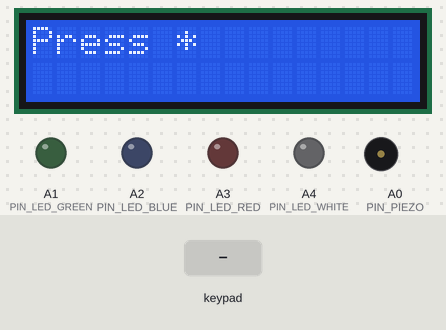
Simulated run of this sketch. Board: Arduino Uno, built with avr-gcc and run on an emulated ATmega328P. Parts: 16×2 character LCD, output pins drawn as LEDs (lit = HIGH), buzzer (waves = sounding). Inputs (shaded band) come from the test bench. Random numbers use the default seed unless the sketch sets one; the audio player accepts every command and is not drawn.

Above: at 1.9 s.
2.0 s: key '*' pressed
At 2.5 s:
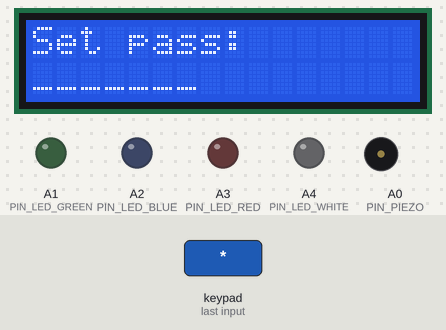
3.5 s: keypad keys 1 3 9 7 2 2 2 pressed 0.4 s apart
At 3.71 s:
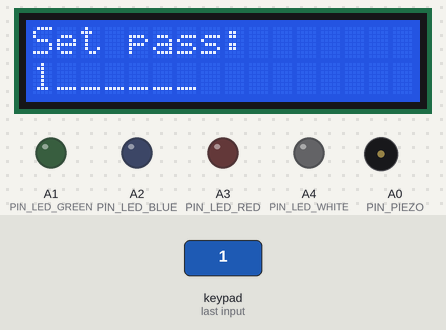
At 6.7 s:
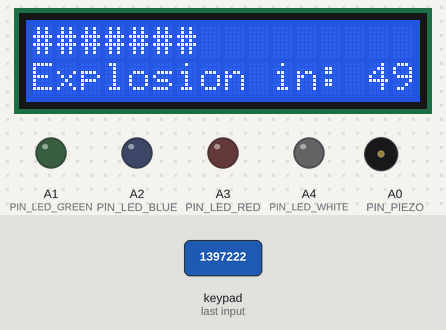
Timing chart, 0 to 55.6 s (numbered marks = the images above; inputs shaded):
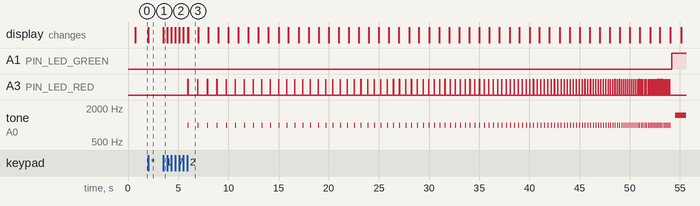

The sketch:

CS2BombAirsoft.ino
```cpp
#include <Keypad.h>
#include <LiquidCrystal_I2C.h>
#include <DFRobotDFPlayerMini.h>
#include <SoftwareSerial.h>

// BOMB STATES
const int BOMB_IDLE = 0;
const int BOMB_PLANTING = 1;
const int BOMB_PLANTED = 2;
const int BOMB_DEFUSED = 3;
const int BOMB_EXPLODING = 4;
const int BOMB_EXPLODED = 5;

// BOMB CONFIG
const int BOMB_TIME = 50; // seconds

// HARDWARE CONFIG
const int KEYPAD_ROWS = 4;
const int KEYPAD_COLS = 3;
char KEYPAD_KEYMAP[KEYPAD_ROWS][KEYPAD_COLS] = {
    {'1', '2', '3'},
    {'4', '5', '6'},
    {'7', '8', '9'},
    {'*', '0', '#'}
};
// SOFTWARE CONFIG
const int BOMB_CODE_LEGTH = 7;
const char BOMB_BEGIN_PLANT_BTN = '*';
const char BOMB_BEGIN_DEFUSE_BTN = '#';
const int BOMB_DEFUSE_TIME = 5; // seconds

// sounds
const int SOUND_LOC_T_EXPODED = 2;
const int SOUND_LOC_T_PLANTED = 5;
const int SOUND_LOC_CT_DEFUSED = 7;
const int SOUND_LOC_CT_DEFUSING = 4;
const int SOUND_LOC_CT_WIN = 3;
const int SOUND_LOC_T_WIN = 1;
const int SOUND_LOC_T_PLANTING = 6;

// PINS DECLARATION
byte PINS_KEYPAD_ROWS[KEYPAD_ROWS] = {9, 8, 7, 6};
byte PINS_KEYPAD_COLS[KEYPAD_COLS] = {13, 10, 5};

const int PIN_PIEZO = A0;
const int PIN_LED_RED = A3;
const int PIN_LED_GREEN = A1;
const int PIN_LED_WHITE = A4;
const int PIN_LED_BLUE = A2;

const int PIN_RX_TX_SOUNDSYS[] = {11, 12};

// INTERNAL VARIABLES
int bombState = BOMB_IDLE;

int bombCurrentTimeLeft = 0;
long bombLastBeepTime = 0;
long bombDetonationStart = 0;
String bombPlantedPassword = "";

char keyPadLastKey = false;
char keyPadCurrentKey = false;
bool keyPadIsHolding = false;

bool isDefusing = false;
long defusingStartTime = 0;
int def_currentNumber = 0;
int def_currentAttempt = 0;
int def_lastNumberChange = 0;
bool needDisplayUpdate = true;

// init
LiquidCrystal_I2C lcd_1(0x27, 16, 2);
Keypad KEY_PAD = Keypad(makeKeymap(KEYPAD_KEYMAP), PINS_KEYPAD_ROWS, PINS_KEYPAD_COLS, KEYPAD_ROWS, KEYPAD_COLS);
DFRobotDFPlayerMini soundPlayer;
SoftwareSerial softSerial(PIN_RX_TX_SOUNDSYS[0], PIN_RX_TX_SOUNDSYS[1]); // RX, TX - data mezi MPR a Arduino

void setup(){
    lcd_1.init();
    lcd_1.backlight();
    pinMode(PIN_PIEZO, OUTPUT);
    pinMode(PIN_LED_GREEN, OUTPUT);
    pinMode(PIN_LED_RED, OUTPUT);
    pinMode(PIN_LED_WHITE, OUTPUT);
    pinMode(PIN_LED_BLUE, OUTPUT);
    bombCurrentTimeLeft = BOMB_TIME;

    softSerial.begin(9600);
    soundPlayer.begin(softSerial);
    delay(100);
    soundPlayer.volume(100);
    soundPlayer.play(SOUND_LOC_T_PLANTING);
}

void loop(){
    keyPadCurrentKey = KEY_PAD.getKey();
    if(keyPadCurrentKey){
        keyPadLastKey = keyPadCurrentKey;
    }
    keyPadIsHolding = (KEY_PAD.getState() == HOLD);
    updatePlanting();
    updateBombTime();
    updateBeepSound();
    updateDefusing();
    updateDisplay();
}
void updateDisplay(){
    if(!needDisplayUpdate) return;
    needDisplayUpdate = false;
    if(isDefusing){

    }
    if(bombState == BOMB_PLANTING){
        // display current password
        lcd_1.setCursor(0, 0);
        lcd_1.print("Set pass:");
        lcd_1.setCursor(0, 1);
        int passSize = bombPlantedPassword.length();
        for(int i = 0; i < passSize; i++){
            lcd_1.print(bombPlantedPassword.charAt(i));
        }
        for(int i = 0; i < BOMB_CODE_LEGTH - passSize; i++){
            lcd_1.print("_");
        }
        return;
    }
    if(bombState == BOMB_PLANTED || bombState == BOMB_EXPLODING){
        lcd_1.setCursor(0, 0);
        if(!isDefusing)
            lcd_1.print("#######");
        lcd_1.setCursor(0, 1);
        lcd_1.print("Explosion in: ");
        lcd_1.print(bombCurrentTimeLeft);
        lcd_1.print("s    ");
        return;
    }
    if(bombState == BOMB_IDLE){
        lcd_1.setCursor(0, 0);
        lcd_1.print("Press " + String(BOMB_BEGIN_PLANT_BTN));
        //Serial.println("cs");
    }
    if(bombState == BOMB_EXPLODED){
        clearDisplay();
        lcd_1.setCursor(0, 0);
        lcd_1.print("Bomb exploded!");
        lcd_1.setCursor(0, 1);
        lcd_1.print("Terorists win");
        return;
    }
    if(bombState == BOMB_DEFUSED){
        clearDisplay();
        lcd_1.setCursor(0, 0);
        lcd_1.print("Bomb defused!");
        lcd_1.setCursor(0, 1);
        lcd_1.print("Counter-Terorist win");
        return;
    }
}

void updateDefusingAnimation(){
    if(bombState == BOMB_DEFUSED) return;
    int attemptDelay = 10;
    if(millis() - def_lastNumberChange < attemptDelay) return;
    def_lastNumberChange = millis();
    def_currentAttempt++;
    char nextNumber = ' ';
    int loopI = 0;
    do {
        nextNumber = String("0123456789").charAt(random(0, 10));
        loopI++;
    } while(nextNumber == bombPlantedPassword.charAt(def_currentNumber) && loopI < 10);
    if(def_currentAttempt >= (((int)(BOMB_DEFUSE_TIME*1000/attemptDelay/BOMB_CODE_LEGTH)) + 1)){
        def_currentAttempt = 0;
        nextNumber = bombPlantedPassword.charAt(def_currentNumber);
        lcd_1.setCursor(def_currentNumber, 0);
        lcd_1.print(nextNumber);
        def_currentNumber++;
    }
    else {
        lcd_1.setCursor(def_currentNumber, 0);
        lcd_1.print(nextNumber);
    }
}

void clearDisplay(){
    lcd_1.clear();
}

void updatePlanting(){
    if(bombState != BOMB_IDLE && bombState != BOMB_PLANTING) return;
    if(bombState == BOMB_IDLE){
        if(keyPadCurrentKey != BOMB_BEGIN_PLANT_BTN) return;
        clearDisplay();
        bombState = BOMB_PLANTING;
        needDisplayUpdate = true;
    }
    else {
        if(keyPadCurrentKey && keyPadCurrentKey != BOMB_BEGIN_PLANT_BTN && keyPadCurrentKey != BOMB_BEGIN_DEFUSE_BTN){
            bombPlantedPassword += keyPadCurrentKey;
            needDisplayUpdate = true;
        }
        if(bombPlantedPassword.length() == BOMB_CODE_LEGTH){
            bombState = BOMB_PLANTED;
            clearDisplay();
            bombCurrentTimeLeft = BOMB_TIME;
            needDisplayUpdate = true;
            playPlantedSound();
        }
    }
}

void playPlantedSound(){
    updateDisplay();
    soundPlayer.play(SOUND_LOC_T_PLANTED);
}
void playDefusedSound(){
    updateDisplay();
    soundPlayer.play(SOUND_LOC_CT_DEFUSED);
    delay(2000);
    soundPlayer.play(SOUND_LOC_CT_WIN);
}
void playDefuseStartSound(){
    updateDisplay();
    soundPlayer.play(SOUND_LOC_CT_DEFUSING);
}
void playExplodeSound(){
    updateDisplay();
    soundPlayer.play(SOUND_LOC_T_EXPODED);
    delay(2000);
    soundPlayer.play(SOUND_LOC_T_WIN);
}

long lastBombCountTime = 0;
void updateBombTime(){
    if ((bombState == BOMB_PLANTED || bombState == BOMB_EXPLODING) && ((millis() - lastBombCountTime) >= 1000)){
        bombCurrentTimeLeft--;
        needDisplayUpdate = true;
        lastBombCountTime = millis();
    }
    if(bombCurrentTimeLeft < 0) bombCurrentTimeLeft = 0;
}

void updateBeepSound(){
    if (bombState == BOMB_PLANTED){
        if (millis() - bombLastBeepTime >= max((double)0.1 + (double)0.9 * ((double)bombCurrentTimeLeft / (double)BOMB_TIME), (double)0.15) * 1000){
            bombLastBeepTime = millis();
            tone(PIN_PIEZO, 1000, 10);
            digitalWrite(PIN_LED_RED, HIGH);
            delay(10);
            digitalWrite(PIN_LED_RED, LOW);
        }
        if(bombCurrentTimeLeft == 1){
            bombState = BOMB_EXPLODING;
            needDisplayUpdate = true;
        }
        return;
    }
    if(bombState == BOMB_EXPLODING){
        if (bombDetonationStart == 0){
            bombDetonationStart = millis();
        }
        long timeR = (millis() - bombDetonationStart);
        if(timeR <= 1500){
            analogWrite(PIN_LED_GREEN, ((double) timeR)/1500*1023);
        }

        if (timeR <= 500){
            tone(PIN_PIEZO, 1000 + timeR / 2, 100);
        }
        else {
            tone(PIN_PIEZO, 1500, 10);
            delay(100);
        }
        if(timeR >= 1500){
            bombState = BOMB_EXPLODED;
            needDisplayUpdate = true;
            analogWrite(PIN_LED_GREEN, 0);
            digitalWrite(PIN_LED_WHITE, HIGH);
            playExplodeSound();
        }
    }
}

void updateDefusing(){
    if(bombState == BOMB_PLANTED || bombState == BOMB_EXPLODING){
        // safe to defuse
        bool isDefusingNow = ((keyPadIsHolding || keyPadCurrentKey == BOMB_BEGIN_DEFUSE_BTN) && (keyPadLastKey == BOMB_BEGIN_DEFUSE_BTN) && (bombCurrentTimeLeft > 0));
        if(isDefusing){
            if(!isDefusingNow){
                isDefusing = false;
                needDisplayUpdate = true;
                return;
            }

            if((millis() - defusingStartTime) > (BOMB_DEFUSE_TIME * 1000)){
                // bomb defused
                isDefusing = false;
                bombState = BOMB_DEFUSED;
                needDisplayUpdate = true;
                analogWrite(PIN_LED_GREEN, 0);
                digitalWrite(PIN_LED_BLUE, HIGH);
                playDefusedSound();
            }
            updateDefusingAnimation();
        }
        else {
            if(isDefusingNow){
                def_currentNumber = 0;
                def_currentAttempt = 0;
                isDefusing = true;
                defusingStartTime = millis();
                playDefuseStartSound();
            }
        }
        return;
    }
    isDefusing = false;
}
```

Measured:
- after the input at 2.0 s, the display: changes at once (image 1)
- after the input at 3.5 s, A1 (PIN_LED_GREEN): LOW → HIGH after 50.7 s; A3 (PIN_LED_RED): LOW → HIGH after 2.5 s, then repeats every 0.98 s: LOW 0.97 s, HIGH 0.01 s, until it stays LOW from 54.0 s
